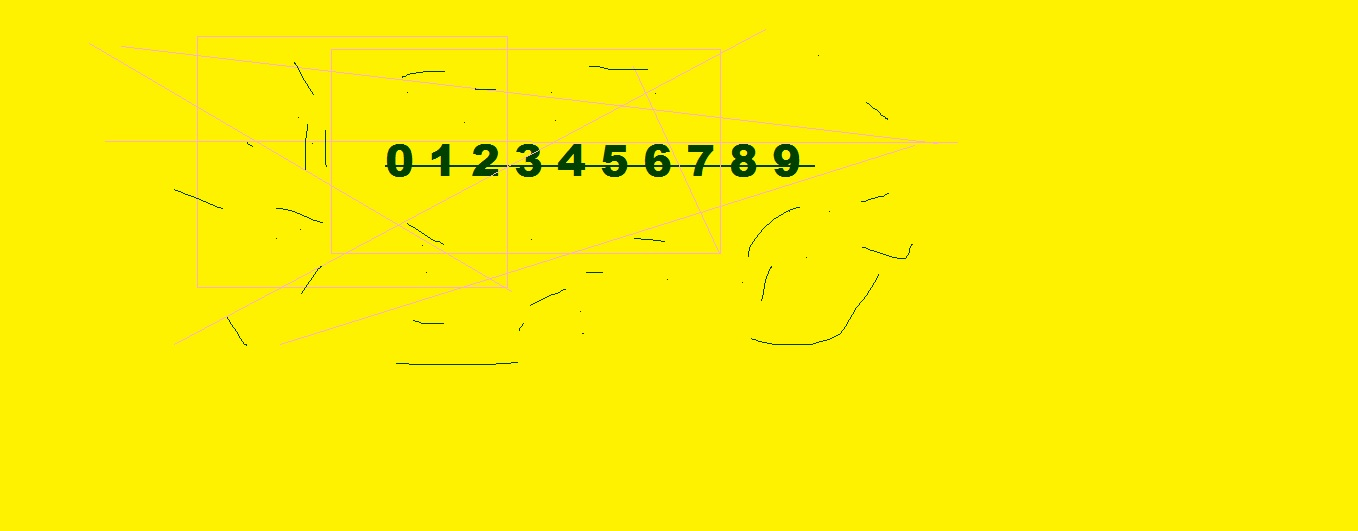
#> input picture soft/p1_primeri/primer3/SOFT_priprema_train.jpg, 1358 x 531 px
$ jupyter execute primer3_moje.ipynb   (shell and % lines are left out)   (older library calls are emulated)
#> lines starting #> are read from the running program, lines starting #| are printed output that depends on the picture; after the words box and inside, x2 and y2 are one past the last pixel; in counts of white or black regions, pixels touching at a corner belong together
## Primer 3- ASCII Reader

Sliku SOFT_priprema_train.jpg koristiti za obučavanje veštačke neuronske mreže.
Nakon obučavanja, na slici SOFT_priprema_test.jpg pročitati tekst. Tekst je dat u ASCII formatu gde je svako slovo predstavljeno kao 3 cifre. "032" predstavlja razmak između reči. DODATAK ASCII kod za razmak može biti zamenjen sa duplim razmakom, tako da bi razmak između cifara bio jedan razmak, a razmak između reči dupli razmak.

[cell 1]
#import potrebnih biblioteka
import cv2
import collections
import numpy as np
import scipy as sc
import matplotlib.pyplot as plt

# k-means
#from sklearn.cluster import KMeans

# keras
from keras.models import Sequential
from keras.layers.core import Dense,Activation
from keras.optimizers import SGD

from client import SCClient


import matplotlib.pylab as pylab
pylab.rcParams['figure.figsize'] = 16, 12 # za prikaz većih slika i plotova, zakomentarisati ako nije potrebno


#Funkcionalnost implementirana u V1
def load_image(path):
#> called with path = 'SOFT_priprema_train.jpg'
    return cv2.cvtColor(cv2.imread(path), cv2.COLOR_BGR2RGB)
def image_gray(image):
    return cv2.cvtColor(image, cv2.COLOR_RGB2GRAY)
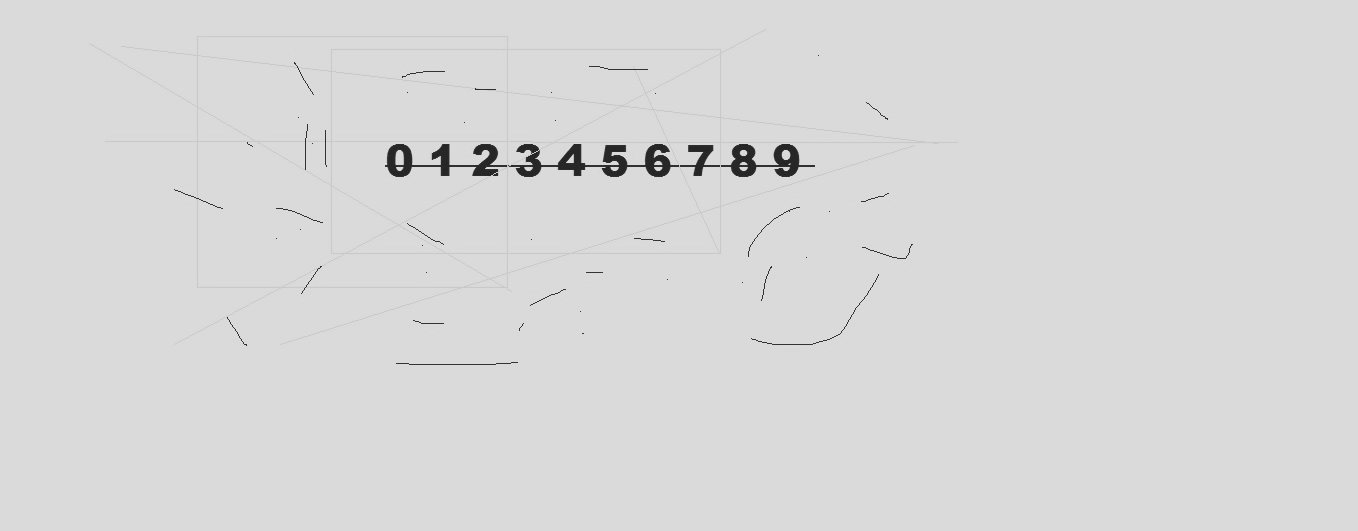
#> returned value: shape (531, 1358); min 32, max 226, mean 216.2
def image_bin(image_gs):
    ret,image_bin = cv2.threshold(image_gs, 127, 255, cv2.THRESH_BINARY)
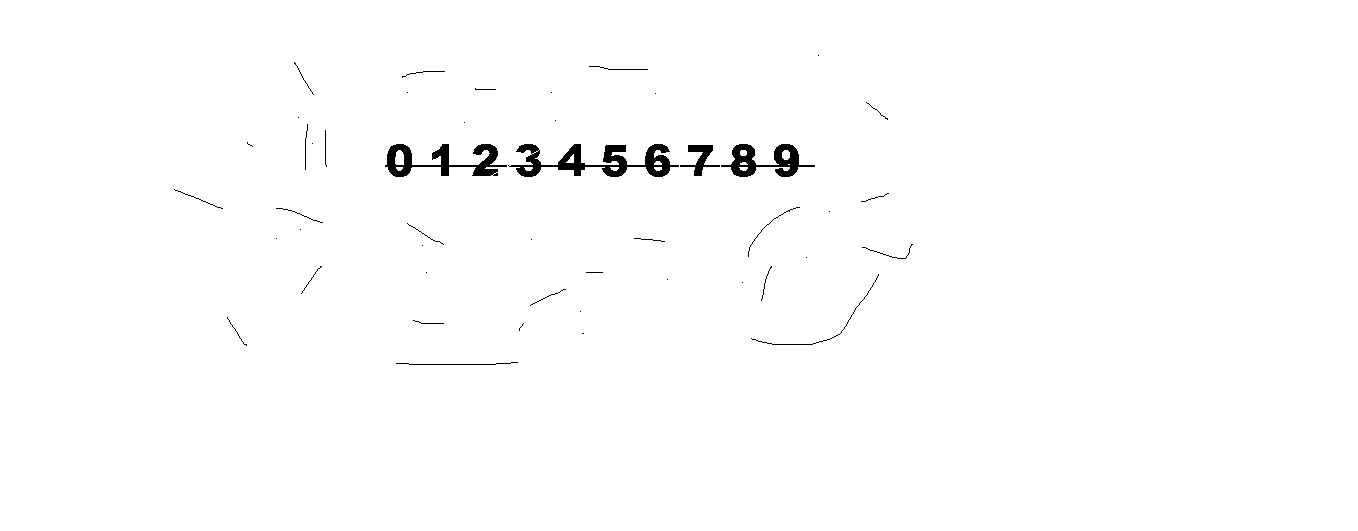
#> image_bin: shape (531, 1358); 99.1% white; 47 black regions (22 under 20 px), largest, box (x1, y1, x2, y2) and area: (508, 144, 679, 177) 2237, (385, 144, 507, 177) 1551, (721, 144, 815, 177) 1279
    return image_bin
def image_bin_adaptive(image_gs):
    image_bin = cv2.adaptiveThreshold(image_gs, 255, cv2.ADAPTIVE_THRESH_MEAN_C, cv2.THRESH_BINARY, 35, 10)
    return image_bin
def invert(image):
    return 255-image
def display_image(image, color= False):
    if color:
        plt.imshow(image)
    else:
        plt.imshow(image, 'gray')
def dilate(image):
    kernel = np.ones((3,3)) # strukturni element 3x3 blok
    return cv2.dilate(image, kernel, iterations=1)
def erode(image):
    kernel = np.ones((3,3)) # strukturni element 3x3 blok
#> kernel = [[1, 1, 1], [1, 1, 1], [1, 1, 1]]
    return cv2.erode(image, kernel, iterations=1)
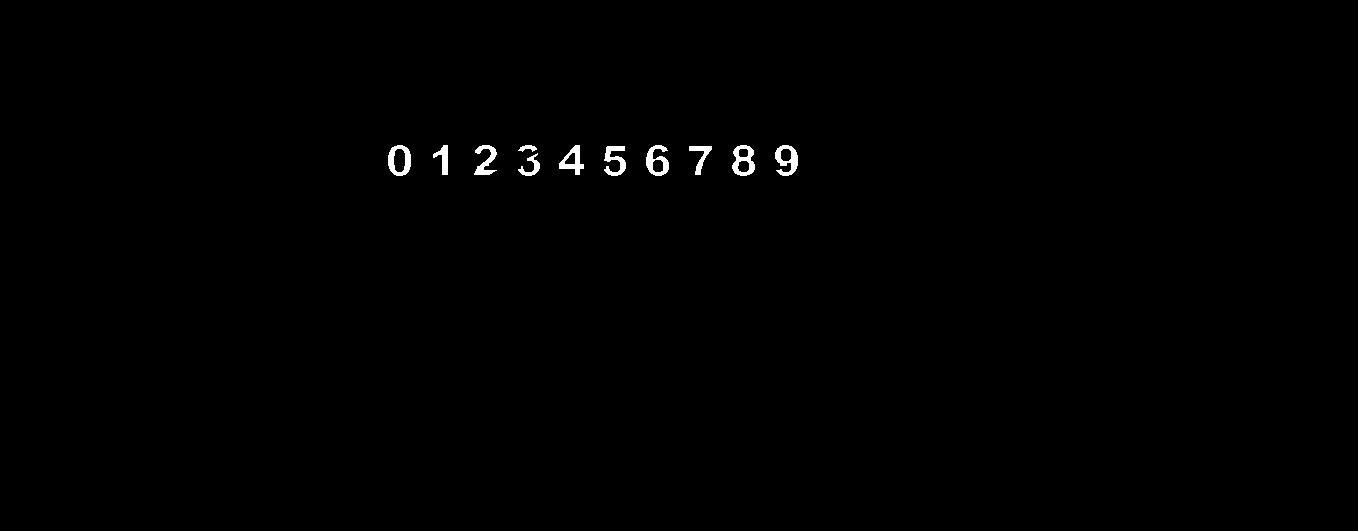
#> returned value: shape (531, 1358); 0.45% white; 11 white regions, largest, box (x1, y1, x2, y2) and area: (732, 145, 755, 176) 391, (775, 145, 798, 176) 382, (388, 145, 411, 176) 376

#Funkcionalnost implementirana u V2
def resize_region(region):
    resized = cv2.resize(region,(28,28), interpolation = cv2.INTER_NEAREST)
    return resized
def scale_to_range(image):
    return image / 255
def matrix_to_vector(image):
    return image.flatten()
# [5 lines left out: function prepare_for_ann, not called in this run]
def convert_output(outputs):
    return np.eye(len(outputs))
def winner(output):
    return max(enumerate(output), key=lambda x: x[1])[0]

def remove_noise(binary_image):
    ret_val = dilate(dilate(erode(invert(binary_image))))
#> in dilate, `return cv2.dilate(image, kernel, iterations=1)`:
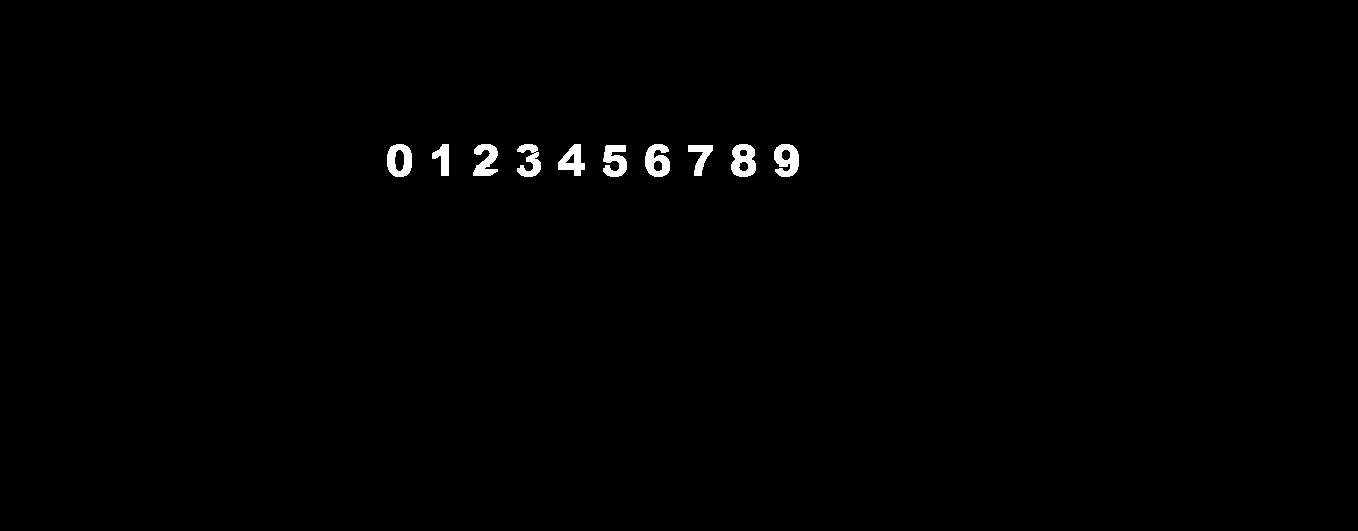
#> returned value: shape (531, 1358); 0.68% white; 10 white regions, largest, box (x1, y1, x2, y2) and area: (731, 144, 756, 177) 585, (774, 144, 799, 177) 576, (645, 144, 670, 177) 563
#> in dilate (call 2), `return cv2.dilate(image, kernel, iterations=1)`:
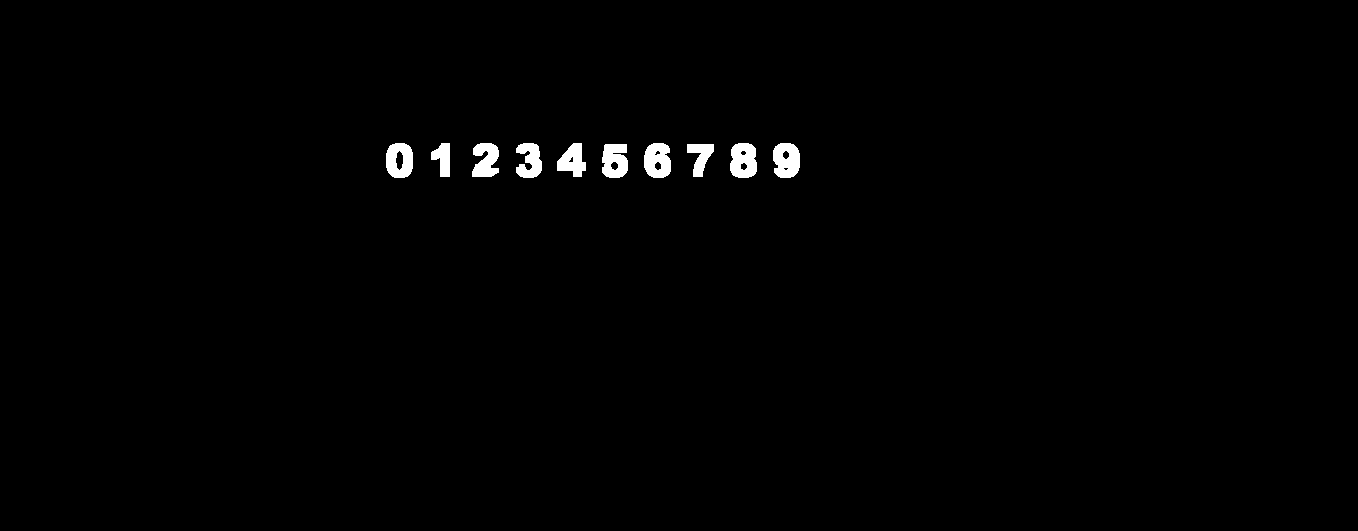
#> returned value: shape (531, 1358); 0.92% white; 10 white regions, largest, box (x1, y1, x2, y2) and area: (730, 143, 757, 178) 770, (773, 143, 800, 178) 764, (644, 143, 671, 178) 756
    return ret_val

#scclient = SCClient(code='grp4', indeks='RA95/2012', ip='192.168.0.118', port=8080)
#scclient.download_imgs()

[cell 2]
image_train=load_image('SOFT_priprema_train.jpg')
display_image(image_train)
image_train_bin=image_bin(image_gray(image_train))
display_image(image_train_bin)
image_train_bin=remove_noise(image_train_bin)
display_image(image_train_bin)

$ run again, with soft/p1_primeri/primer3/SOFT_priprema_test.jpg copied over soft/p1_primeri/primer3/SOFT_priprema_train.jpg
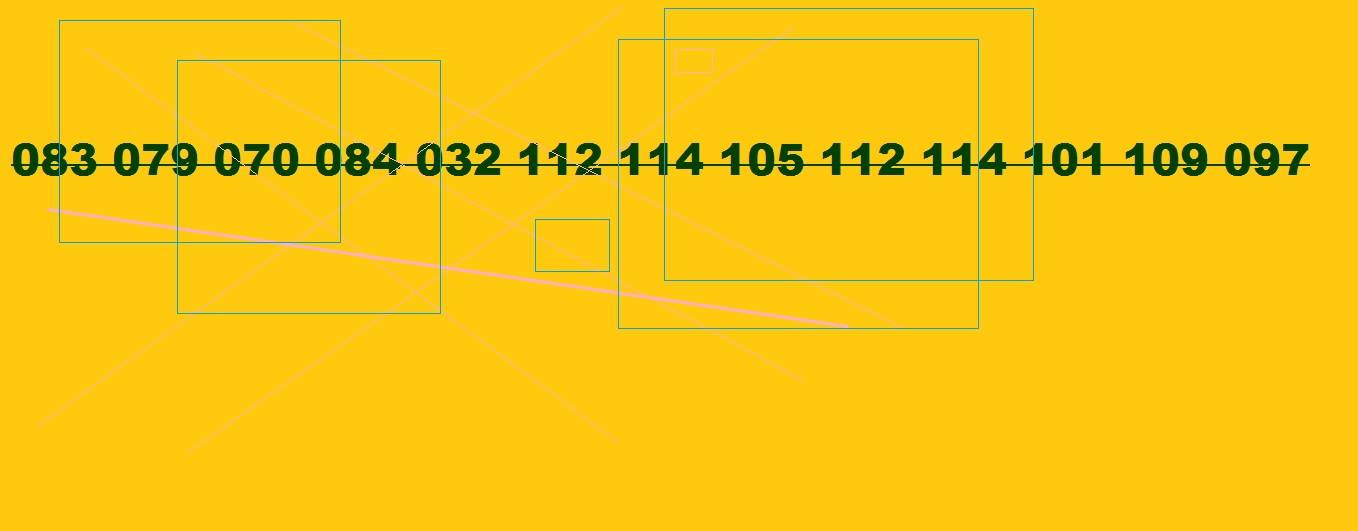
#> input picture soft/p1_primeri/primer3/SOFT_priprema_test.jpg, 1358 x 531 px
#> in image_bin, `ret,image_bin = cv2.threshold(image_gs, 127, 255, cv2.THRESH_BINARY)`:
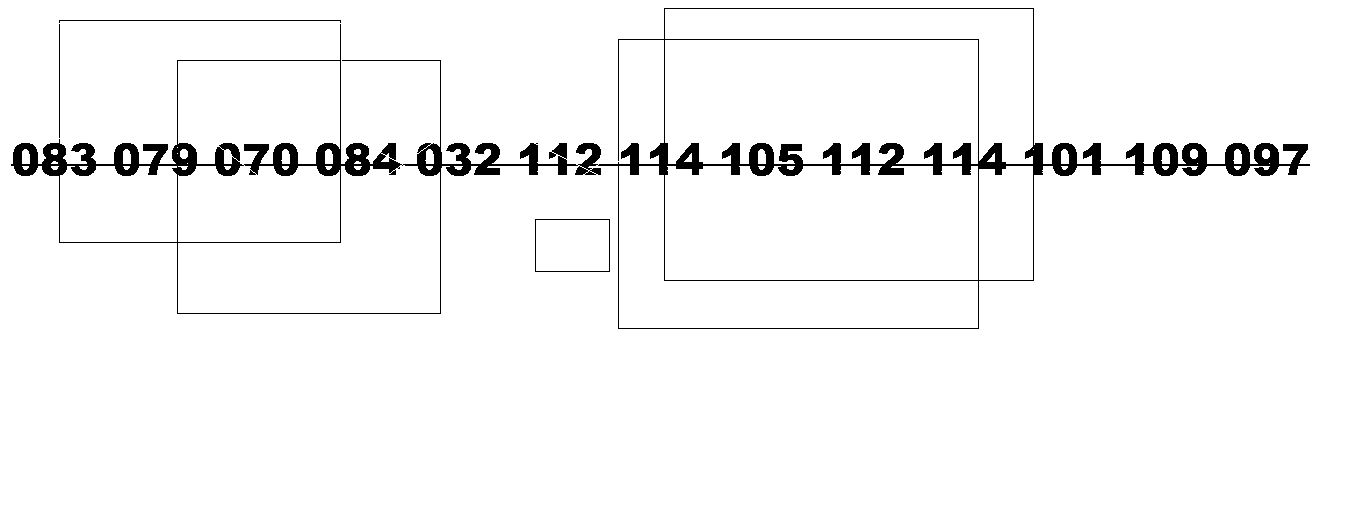
#> image_bin: shape (531, 1358); 96.6% white; 4 black regions, box (x1, y1, x2, y2) and area: (11, 8, 1310, 329) 23970, (59, 20, 341, 23) 286, (535, 219, 610, 272) 252, (59, 24, 60, 138) 114
#> in erode, `kernel = np.ones((3,3))`: kernel = [[1, 1, 1], [1, 1, 1], [1, 1, 1]]
#> in dilate (call 2), `return cv2.dilate(image, kernel, iterations=1)`:
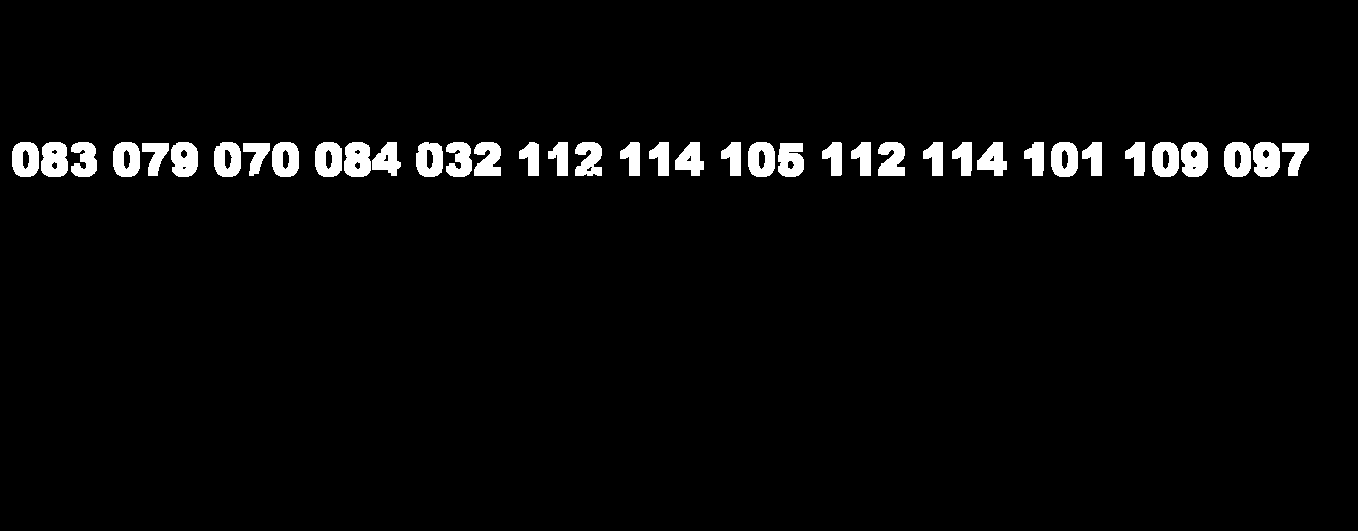
#> returned value: shape (531, 1358); 3.4% white; 39 white regions, largest, box (x1, y1, x2, y2) and area: (41, 142, 68, 177) 789, (344, 142, 371, 177) 786, (1181, 142, 1208, 177) 773
